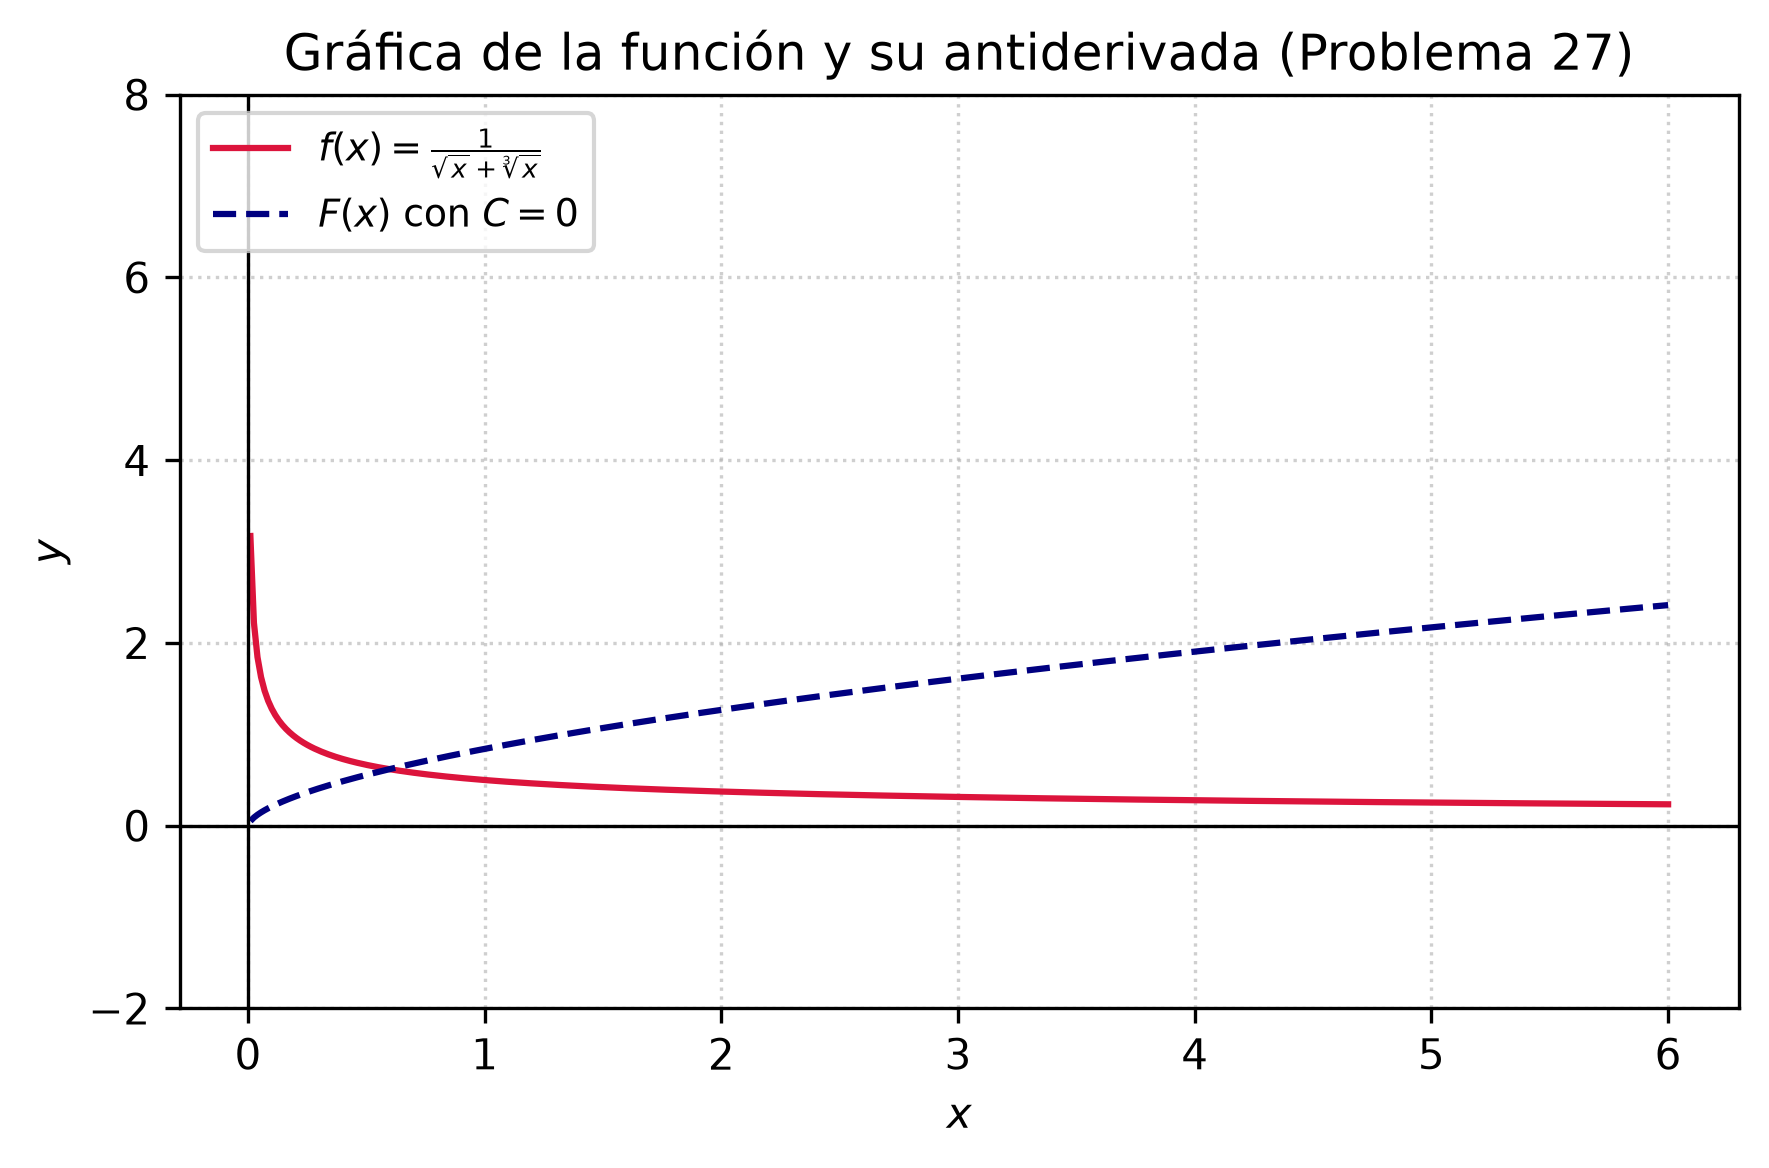

The Python source for this figure:
import matplotlib
matplotlib.use('Agg')
import numpy as np
import matplotlib.pyplot as plt

# Definición del dominio de la función (x > 0)
x = np.linspace(0.01, 6.0, 400)

# Función integrando original f(x)
f_x = 1.0 / (np.sqrt(x) + np.cbrt(x))

# Antiderivada F(x) con C = 0
F_x = 2 * np.sqrt(x) - 3 * np.cbrt(x) + 6 * (x**(1.0/6.0)) - 6 * np.log(x**(1.0/6.0) + 1)

plt.figure(figsize=(6, 4))
plt.plot(x, f_x, label=r'$f(x) = \frac{1}{\sqrt{x} + \sqrt[3]{x}}$', color='crimson', linewidth=1.5)
plt.plot(x, F_x, label=r'$F(x)$ con $C=0$', color='navy', linestyle='--', linewidth=1.5)

plt.title('Gráfica de la función y su antiderivada (Problema 27)')
plt.xlabel('$x$')
plt.ylabel('$y$')
plt.grid(True, linestyle=':', alpha=0.6)
plt.axhline(0, color='black', linewidth=0.8)
plt.axvline(0, color='black', linewidth=0.8)
plt.ylim(-2, 8)
plt.legend(loc='upper left', fontsize=9)
plt.tight_layout()

# Ruta ajustada a la Semana 03
plt.savefig(r'semana_05/graficas/SEM05_P27_grafica.png', dpi=300, bbox_inches='tight')
plt.close()
